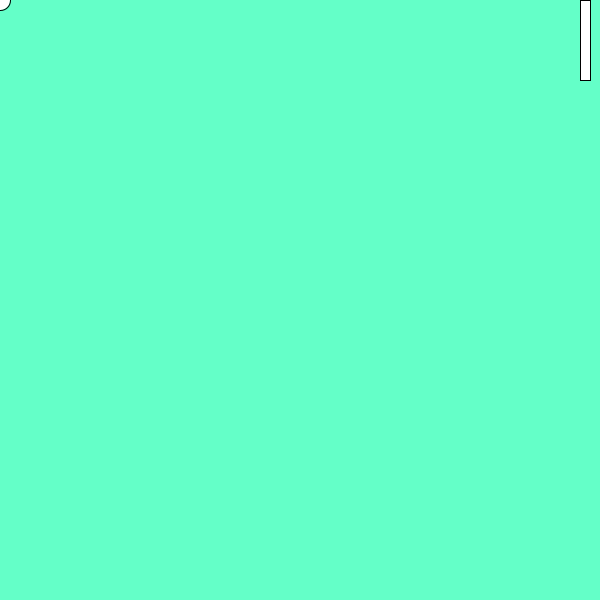
Frame 1 (no input)
Frame 60 (the mouse pressed at the canvas centre just before this capture): identical to frame 1, image omitted
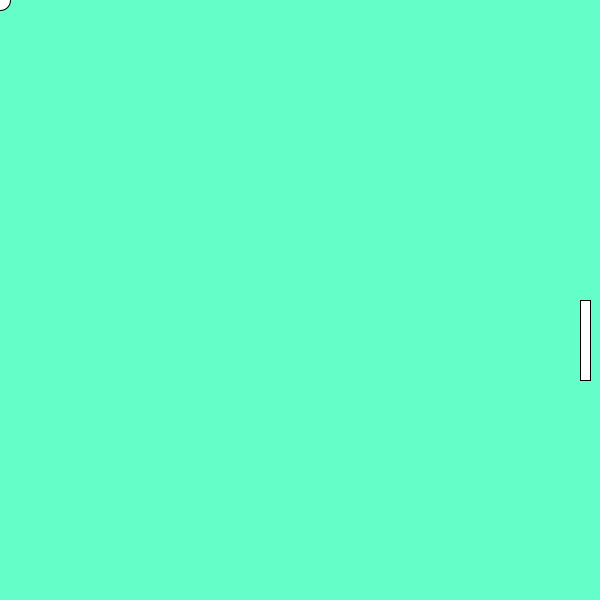
Frame 120 (the mouse held since frame 60 and released just before this capture)

The Processing sketch that drew these frames (run headless with seeded random() and noise(); from frame 60 on, the mouse is pressed at the canvas centre):

// Processing sketch: pong_objects
// ── pong_objects.pde
int paddleWidth = 80;

ball b1 = new ball();

void setup(){
  size(600,600);
  smooth();
  frameRate(80);
}

void draw(){
  background(100,255,200);
  rect(width-20,mouseY,10,80);
  b1.update();
  ellipse(b1.ballX,b1.ballY,20,20);
}

class ball{
  float ballX;
  float ballY;
  float ballSpeedX;
  float ballSpeedY;
  
  //constructor
  void ball(){
    ballX = 50;
    ballY = 300;
    ballSpeedX = 3;
    ballSpeedY = 0;
  }
  
  void update(){
    if(ballX < 0){ //does it hit the left side of the screen?
      ballSpeedX = -ballSpeedX;
    }
  
    //if ball hits top edge
    if(ballY < 0){
      ballSpeedY = -ballSpeedX;
    }
  
    // if ball hits top edge
    if(ballY>height){
      ballSpeedY = -ballSpeedX;
    }
    
    if(ballX>(width-20) && ballY > mouseY && ballY<(mouseY + paddleWidth)){
      float angle = random(-60,60);
      ballSpeedX = 3*cos(angle);
      ballSpeedY = 3*sin(angle);
      print(sin(angle));
    }
    
    ballX += ballSpeedX;
    ballY += ballSpeedY;
  }
}
